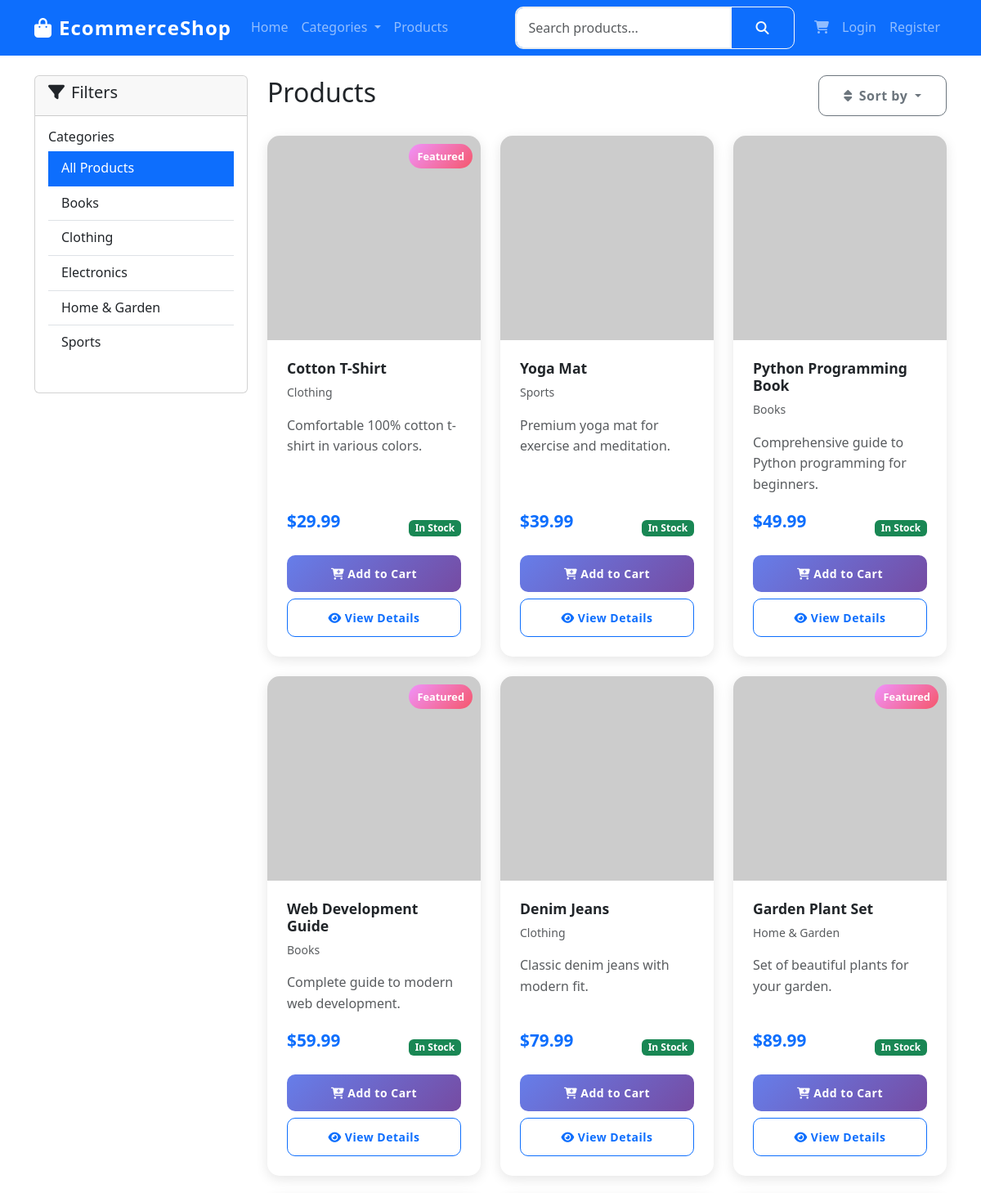
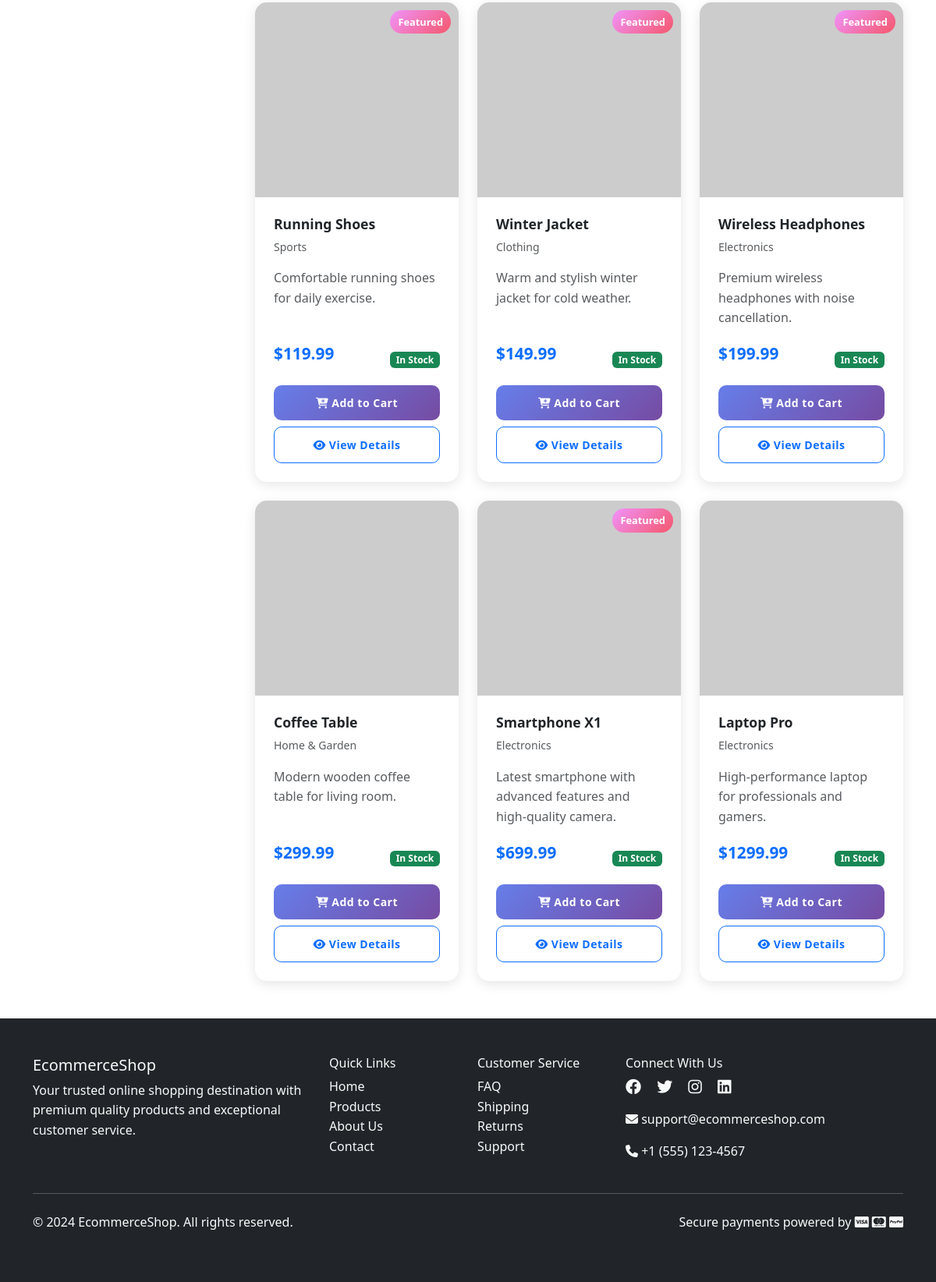
Screenshot of /products/?sort=price_low with the database file from the repository (2 pictures, top to bottom).
### products/models.py (models this page shows, shortened)
class Category(models.Model):
    name = models.CharField(max_length=100, unique=True)
    slug = models.SlugField(max_length=100, unique=True)
    description = models.TextField(blank=True)
    image = models.ImageField(upload_to='categories/', blank=True, null=True)
    created_at = models.DateTimeField(auto_now_add=True)
    updated_at = models.DateTimeField(auto_now=True)
    class Meta:
        verbose_name_plural = 'Categories'
        ordering = ['name']

class Product(models.Model):
    STOCK_STATUS_CHOICES = [
        ('in_stock', 'In Stock'),
        ('out_of_stock', 'Out of Stock'),
        ('discontinued', 'Discontinued'),
    ]
    name = models.CharField(max_length=200)
    slug = models.SlugField(max_length=200, unique=True)
    description = models.TextField()
    price = models.DecimalField(max_digits=10, decimal_places=2)
    image = models.ImageField(upload_to='products/', blank=True, null=True)
    category = models.ForeignKey(Category, on_delete=models.CASCADE, related_name='products')
    stock = models.PositiveIntegerField(default=0)
    stock_status = models.CharField(max_length=20, choices=STOCK_STATUS_CHOICES, default='in_stock')
    is_active = models.BooleanField(default=True)
    featured = models.BooleanField(default=False)
    created_at = models.DateTimeField(auto_now_add=True)
    updated_at = models.DateTimeField(auto_now=True)
    class Meta:
        ordering = ['-created_at']
        indexes = [
            models.Index(fields=['slug']),
            models.Index(fields=['category']),
            models.Index(fields=['featured']),
        ]
    @property
    def is_in_stock(self):
        return self.stock > 0 and self.stock_status == 'in_stock'

### products/views.py (the view)
# urls.py: path('', views.product_list, name='product_list'),
def product_list(request):
    products = Product.objects.filter(is_active=True).select_related('category')
    categories = Category.objects.all()
    search_query = request.GET.get('search', '')
    if search_query:
        products = products.filter(
            Q(name__icontains=search_query) |
            Q(description__icontains=search_query) |
            Q(category__name__icontains=search_query)
        )
    category_slug = request.GET.get('category')
    if category_slug:
        category = get_object_or_404(Category, slug=category_slug)
        products = products.filter(category=category)
    sort_by = request.GET.get('sort', 'name')
    if sort_by == 'price_low':
        products = products.order_by('price')
    elif sort_by == 'price_high':
        products = products.order_by('-price')
    elif sort_by == 'newest':
        products = products.order_by('-created_at')
    else:
        products = products.order_by('name')
    paginator = Paginator(products, 12)  # Show 12 products per page
    page_number = request.GET.get('page')
    page_obj = paginator.get_page(page_number)
    context = {
        'page_obj': page_obj,
        'categories': categories,
        'search_query': search_query,
        'current_category': category_slug,
        'current_sort': sort_by,
    }
    return render(request, 'products/product_list.html', context)

### cart/context_processors.py (called while the page is built)
def cart_context(request):
    cart = None
    total_items = 0
    total_price = 0
    if request.user.is_authenticated:
        try:
            cart = Cart.objects.get(user=request.user)
            total_items = cart.total_items
            total_price = cart.total_price
        except Cart.DoesNotExist:
            pass
    else:
        if request.session.session_key:
            try:
                cart = Cart.objects.get(session_key=request.session.session_key)
                total_items = cart.total_items
                total_price = cart.total_price
            except Cart.DoesNotExist:
                pass
    return {
        'cart': cart,
        'cart_total_items': total_items,
        'cart_total_price': total_price,
    }

### templates/products/product_list.html (shortened to what this page needs)
{% extends 'base.html' %}
{% load static %}
{% block content %}
<div class="container mt-4">
    <div class="row">
        <div class="col-lg-3">
            <div class="card">
                <div class="card-header">
                    <h5><i class="fas fa-filter me-2"></i>Filters</h5>
                </div>
                <div class="card-body">
                    <div class="mb-4">
                        <h6>Categories</h6>
                        <div class="list-group list-group-flush">
                            <a href="{% url 'products:product_list' %}"
                               class="list-group-item list-group-item-action {% if not current_category %}active{% endif %}">
                                All Products
                            </a>
                            {% for category in categories %}
                            <a href="{% url 'products:product_list' %}?category={{ category.slug }}"
                               class="list-group-item list-group-item-action {% if current_category == category.slug %}active{% endif %}">
                                {{ category.name }}
                            </a>
                            {% endfor %}
                        </div>
                    </div>
                </div>
            </div>
        </div>
        <div class="col-lg-9">
            <div class="d-flex justify-content-between align-items-center mb-4">
                <div>
                    <h2>Products</h2>
                </div>
                <div class="dropdown">
                    <button class="btn btn-outline-secondary dropdown-toggle" type="button" data-bs-toggle="dropdown">
                        <i class="fas fa-sort me-2"></i>Sort by
                    </button>
                </div>
            </div>
            <div class="row g-4">
                {% for product in page_obj %}
                <div class="col-md-6 col-lg-4">
                    <div class="card product-card h-100">
                        <div class="product-image">
                            <img src="{% if product.image %}{{ product.image.url }}{% else %}https://via.placeholder.com/300x250/f8f9fa/6c757d?text={{ product.name }}{% endif %}"
                                 alt="{{ product.name }}" class="card-img-top">
                            {% if product.featured %}
                            <span class="product-badge">Featured</span>
                            {% endif %}
                        </div>
                        <div class="card-body product-info d-flex flex-column">
                            <h5 class="product-title">{{ product.name }}</h5>
                            <p class="text-muted small">{{ product.category.name }}</p>
                            <p class="text-muted flex-grow-1">{{ product.description|truncatewords:15 }}</p>
                            <div class="mt-auto">
                                <div class="d-flex justify-content-between align-items-center mb-2">
                                    <span class="product-price">${{ product.price }}</span>
                                    {% if product.is_in_stock %}
                                        <span class="badge bg-success">In Stock</span>
                                    {% else %}
                                        <span class="badge bg-danger">Out of Stock</span>
                                    {% endif %}
                                </div>
                                <div class="d-grid gap-2">
                                    {% if product.is_in_stock %}
                                        <button class="btn btn-primary btn-sm" onclick="addToCart({{ product.id }})">
                                            <i class="fas fa-cart-plus"></i> Add to Cart
                                        </button>
                                    {% else %}
                                        <button class="btn btn-secondary btn-sm" disabled>
                                            <i class="fas fa-times"></i> Out of Stock
                                        </button>
                                    {% endif %}
                                    <a href="{% url 'products:product_detail' product.slug %}" class="btn btn-outline-primary btn-sm">
                                        <i class="fas fa-eye"></i> View Details
                                    </a>
                                </div>
                            </div>
                        </div>
                    </div>
                </div>
                {% endfor %}
            </div>
        </div>
    </div>
</div>
{% endblock %}

### static/css/style.css (style rules this page uses)
:root { --primary-color: #0d6efd; --secondary-color: #6c757d; --success-color: #198754; --danger-color: #dc3545; --warning-color: #ffc107; --info-color: #0dcaf0; --light-color: #f8f9fa; --dark-color: #212529; --gradient-primary: linear-gradient(135deg, #667eea 0%, #764ba2 100%); --gradient-secondary: linear-gradient(135deg, #f093fb 0%, #f5576c 100%); }
body { font-family: 'Segoe UI', Tahoma, Geneva, Verdana, sans-serif; line-height: 1.6; }
.btn-primary { background: var(--gradient-primary); border: none; transition: all 0.3s ease; }
.product-card { border: none; border-radius: 15px; overflow: hidden; transition: all 0.3s ease; box-shadow: 0 4px 15px rgba(0, 0, 0, 0.1); height: 100%; }
.product-image { height: 250px; overflow: hidden; position: relative; }
.product-image img { width: 100%; height: 100%; object-fit: cover; transition: transform 0.3s ease; }
.product-info { padding: 1.5rem; }
.product-title { font-size: 1.1rem; font-weight: 600; margin-bottom: 0.5rem; color: var(--dark-color); }
.product-price { font-size: 1.3rem; font-weight: 700; color: var(--primary-color); margin-bottom: 1rem; }
.product-badge { position: absolute; top: 10px; right: 10px; background: var(--gradient-secondary); color: white; padding: 5px 10px; border-radius: 20px; font-size: 0.8rem; font-weight: 600; }
.btn { border-radius: 10px; padding: 12px 30px; font-weight: 600; letter-spacing: 0.5px; transition: all 0.3s ease; }
.fade-in { animation: fadeIn 0.6s ease-in; }

### rows the page displays
Category: name "Books"
Category: name "Clothing"
Category: name "Electronics"
Category: name "Home & Garden"
Category: name "Sports"
Product: featured "Featured", name "Cotton T-Shirt", category.name "Clothing", description "Comfortable 100% cotton t-shirt in various colors.", price "29.99", stock "In Stock"
Product: name "Yoga Mat", category.name "Sports", description "Premium yoga mat for exercise and meditation.", price "39.99", stock "In Stock"
Product: name "Python Programming Book", category.name "Books", description "Comprehensive guide to Python programming for beginners.", price "49.99", stock "In Stock"
Product: featured "Featured", name "Web Development Guide", category.name "Books", description "Complete guide to modern web development.", price "59.99", stock "In Stock"
Product: name "Denim Jeans", category.name "Clothing", description "Classic denim jeans with modern fit.", price "79.99", stock "In Stock"
Product: featured "Featured", name "Garden Plant Set", category.name "Home & Garden", description "Set of beautiful plants for your garden.", price "89.99", stock "In Stock"
Product: featured "Featured", name "Running Shoes", category.name "Sports", description "Comfortable running shoes for daily exercise.", price "119.99", stock "In Stock"
Product: featured "Featured", name "Winter Jacket", category.name "Clothing", description "Warm and stylish winter jacket for cold weather.", price "149.99", stock "In Stock"
Product: featured "Featured", name "Wireless Headphones", category.name "Electronics", description "Premium wireless headphones with noise cancellation.", price "199.99", stock "In Stock"
Product: name "Coffee Table", category.name "Home & Garden", description "Modern wooden coffee table for living room.", price "299.99", stock "In Stock"
Product: featured "Featured", name "Smartphone X1", category.name "Electronics", description "Latest smartphone with advanced features and high-quality camera.", price "699.99", stock "In Stock"
Product: name "Laptop Pro", category.name "Electronics", description "High-performance laptop for professionals and gamers.", price "1299.99", stock "In Stock"
